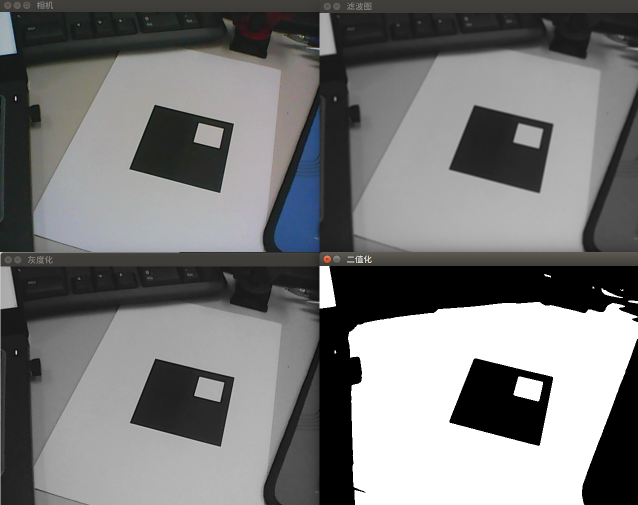
//> input picture markerAr/pic/001.png, 1275 x 1010 px, given in place of the camera (shown at 1/2 size)
$ ./v3_warpPerspective   (built with g++ and OpenCV 4)
//> lines starting //> are read from the running program, lines starting //| are printed output that depends on the picture; after the words box and inside, x2 and y2 are one past the last pixel; in counts of white or black regions, pixels touching at a corner belong together
/**
 * @file 	v3_warpPerspective.cpp， 对应与可执行文件 v3_warpPerspective
 * @brief 	顶点跟踪，透视变换.主要涉及透视变换和旋转
 * @author	wuyanminmax@gmail.com
 * @date 	2018.01.29
 */

#include <opencv2/highgui/highgui.hpp>
#include <opencv2/imgproc/imgproc.hpp>
#include <opencv2/calib3d/calib3d.hpp>
#include <iostream>
#include <vector>

using namespace cv;
using namespace std;

const int marker_width = 200;
//连接四边形四个点的函数声明.
void linkPoint(Mat image, vector<Point2f> points, Scalar color);
//sort函数用于对四边形的四个点进行排序.
void sort(vector<Point2f>& square);

int main()
{
   std::cout << "【v3_warpPerspective】 is running ……" << std::endl;

   //读取相机视频.
   VideoCapture capture(0);

   //变量定义.
   Mat image, grayImage, blurImage, threshImage;
   vector<vector<Point>> contours;             //图像轮廓contours.
   Scalar green = Scalar(0, 255, 0);
   Scalar red = Scalar(0, 0, 255);
   Scalar blue = Scalar(255, 0, 0);

   //检测相机是否调用或者占用.
   if(!capture.isOpened())
   {
       std::cout << "读取相机失败" << std::endl;
       return -1;
   }

   while(capture.grab())
   {
       //获取相机图像.
       capture >> image;
//> image is the input picture: 1010 rows x 1275 cols, CV_8UC3; mean B, G, R 119.2, 119, 118.7

       //isFind用于判断是否发现了四边形.
       int isFind = 0;

       //图像处理.
       cvtColor(image, grayImage, CV_BGR2GRAY);
       blur(grayImage, blurImage, Size(5, 5));
       threshold(blurImage, threshImage, 100, 255, THRESH_OTSU);
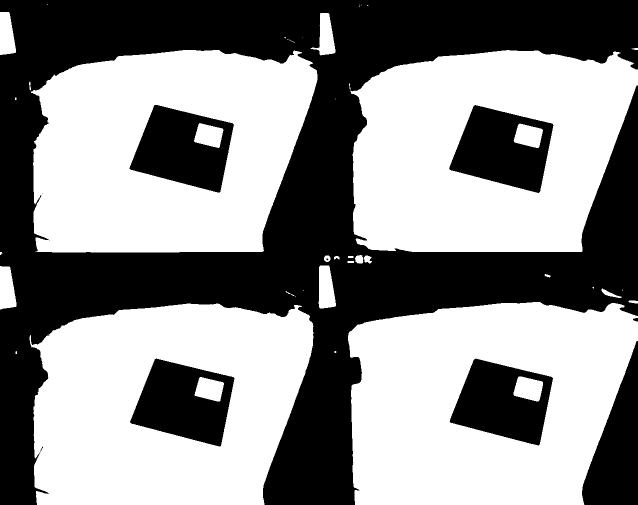
//> threshImage: 1010 rows x 1275 cols, CV_8UC1 (shown at 1/2 size); 55% white; 10 black regions (3 under 20 px)

       //提取图像的轮廓contours.
       findContours(threshImage, contours, CV_RETR_LIST, CV_CHAIN_APPROX_NONE);
//> contours = 54 contours, 26 with area under 20; largest, box (x1, y1, x2, y2) and area: (696, 604, 1275, 1010) 200320, (62, 100, 635, 505) 195354, (701, 100, 1275, 504) 194102, (59, 607, 627, 1010) 193998, (897, 209, 1108, 387) 24882
       //遍历图像的所有轮廓并描绘出来.
       for(int i = 0; i != contours.size(); ++i)
       {
           for(int j = 0; j != contours[i].size(); ++j)      //contours[i]是图像的第i条轮廓
               circle(image, contours[i][j], 1, green, -1);  //contours[i][j]是图像第i条轮廓中的第j个点.
       }
//> this loop made 54 passes
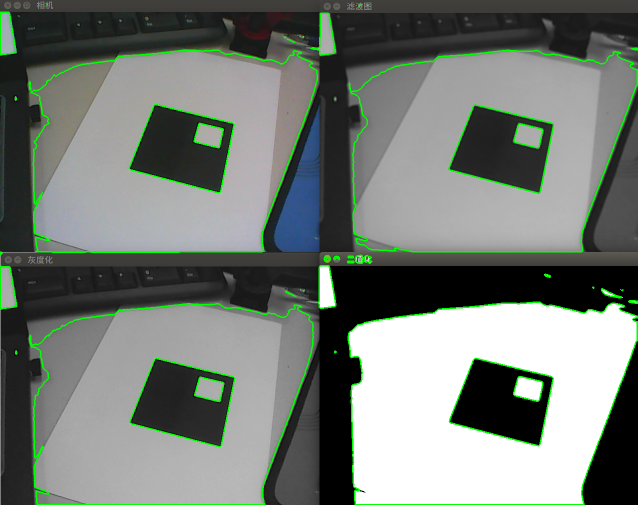
//> image: 1010 rows x 1275 cols, CV_8UC3 (shown at 1/2 size); 2.68% of pixels changed, all inside (x1, y1, x2, y2) = (0, 7, 1275, 1010)

       //定义多边形轮廓contours_poly和四边形轮廓squares.
       //不要定义在外面，因为每一帧都要开辟一个新的空间.！！！！！！！！
       vector<vector<Point> > contours_poly(contours.size());  //逼近之后的多边形轮廓contours_poly.
//> contours_poly = 54 empty contours
       vector<vector<Point2f> > squares;

       //遍历处理每一个轮廓.
       for (unsigned int i = 0; i != contours.size(); ++i)
       {
           //使用多边形近似将轮廓近似为更简单的多边形存储在contours_poly中.
           approxPolyDP(contours[i], contours_poly[i], arcLength(Mat(contours[i]), true)*0.02, true);

           //取面积足够大且为凸包的四边形作为Marker
           if( contours_poly[i].size() == 4 && fabs(contourArea(Mat(contours_poly[i]))) > 5000 && isContourConvex(Mat(contours_poly[i])))
           {
               vector<Point2f> square;         //square记录【单个】四边形轮廓的四个顶点.
               for (int j = 0; j < 4; ++j)
               {
                   square.push_back(Point2f(contours_poly[i][j].x,contours_poly[i][j].y));
               }
//                //标记出矩形的四个顶点
//                for(int j = 0; j != square.size(); ++j)
//                    circle(image, square[j], 5, color, -1);

               squares.push_back(square);      //squares记录多组四边形轮廓.

               isFind = 1;                     //将isFind置为1.
           }
       }

       if(isFind == 1)
       {
           //取第一个检测到的四边形轮廓作为跟踪目标.
           vector<Point2f> square = squares[0];
           linkPoint(image, square, green);
//> in linkPoint, `line(image, points[0], points[1], color, 3);`: image: 1010 rows x 1275 cols, CV_8UC3; 420 pixels changed, all inside (x1, y1, x2, y2) = (947, 715, 1109, 758)
//> in linkPoint, `line(image, points[1], points[2], color, 3);`: image: 1010 rows x 1275 cols, CV_8UC3; mean B, G, R 115.6, 122.5, 115.1
//> in linkPoint, `line(image, points[2], points[3], color, 3);`:
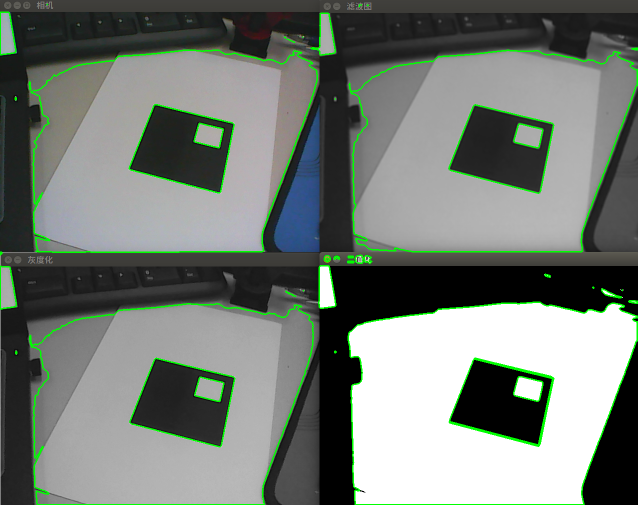
//> image: 1010 rows x 1275 cols, CV_8UC3 (shown at 1/2 size); mean B, G, R 115.6, 122.5, 115.1
//> in linkPoint, `line(image, points[3], points[0], color, 3);`: image: 1010 rows x 1275 cols, CV_8UC3; 367 pixels changed, all inside (x1, y1, x2, y2) = (897, 716, 951, 844)

           //绘出目标第一个点（左上角）以作为方向判断的依据.
           //circle(image, square[0], 5, red, 3);
           //对四边形的四个点进行顺时针排序.
           sort(square);

           //NOTE 对轮廓进行透视变换+++++++++++++++++++++++++++++++++++++++++++++++++++++++START.
           Mat marker;
           //marker_square为标记的形状，一个正方形.
           vector<Point2f> marker_square;
           marker_square.push_back(Point(0,0));                //记录下四个顶点的位置.
           marker_square.push_back(Point(marker_width-1, 0));
           marker_square.push_back(Point(marker_width-1,marker_width-1));
           marker_square.push_back(Point(0, marker_width-1));
           //返回相应四对点的变换矩阵H.
           Mat H = getPerspectiveTransform(square, marker_square);
           //原图像通过仿射变换之后得到marker.
           warpPerspective(grayImage, marker,H, Size(marker_width,marker_width));
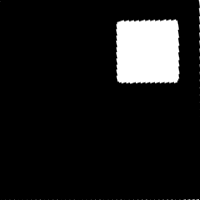
//> marker: 200 rows x 200 cols, CV_8UC1; min 0, max 255, mean 24.8
           //对变换之后的图进行二值化.
           threshold(marker, marker, 125, 255, THRESH_BINARY|THRESH_OTSU);
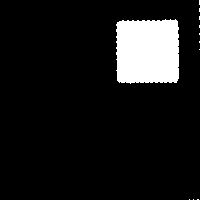
//> marker: 200 rows x 200 cols, CV_8UC1; 9.7% white; 11 white regions (10 under 20 px), largest, box (x1, y1, x2, y2) and area: (116, 19, 179, 84) 3858
           //查看仿射变换的效果.
           imshow("透视变换", marker);
           //对轮廓进行仿射变换+++++++++++++++++++++++++++++++++++++++++++++++++++++++END.

           //NOTE 标记的定位+++++++++++++++++++++++++++++++++++++++++++++++++++++++++++++START.
           //从左上角开始顺时针绘制一个正方形区域作为追踪目标.
           vector<Point> direction_point = {{50, 50} ,{150, 50},{150, 150},{50,150}};
           int direction;
           for (int i = 0; i < 4; ++i)
           {
               Point p = direction_point[i];
               //countNonZero计算非零元素的个数.以（p.x-25,p.y-25）为左上角坐标，marker_width/4为长宽的矩形.
               if (countNonZero(marker(Rect(p.x-25,p.y-25,marker_width/4,marker_width/4))) > 20)
               {   //如果符合，则该位置为白块的位置.
                   direction = i;
                   break;
               }
           }
           for (int i = 0; i < direction; ++i)
           {
               //根据方位左旋转数组.
               rotate(square.begin(), square.begin() + 1, square.end());
           }
//> this loop made 1 pass
           circle(image, square[0], 5, red, 3);
//> image: 1010 rows x 1275 cols, CV_8UC3; mean B, G, R 115.6, 122.6, 115.1
           //标记的定位+++++++++++++++++++++++++++++++++++++++++++++++++++++++++++++END.
       }

       imshow("相机", image);
       waitKey(1);
   }

   return 0;
}

/**
 * @brief 连接四个点构成轮廓
 * @param image	输入图像
 * @param points	四个点的位置
 * @param color	线条颜色
 */
void linkPoint(Mat image, vector<Point2f> points, Scalar color)
{
   line(image, points[0], points[1], color, 3);
   line(image, points[1], points[2], color, 3);
   line(image, points[2], points[3], color, 3);
   line(image, points[3], points[0], color, 3);
}

/**
 * @brief sort函数用于对四边形的四个点进行排序.
 * @param isquare 四个顶点.
 */
void sort(vector<Point2f>& square)
{
   Point2f v1 = square[1] - square[0];
   Point2f v2 = square[2] - square[0];

   double o = (v1.x * v2.y) - (v1.y * v2.x);

   if (o < 0.0)
       std::swap(square[1],square[3]);
}

$ run again, on markerAr/pic/002.png
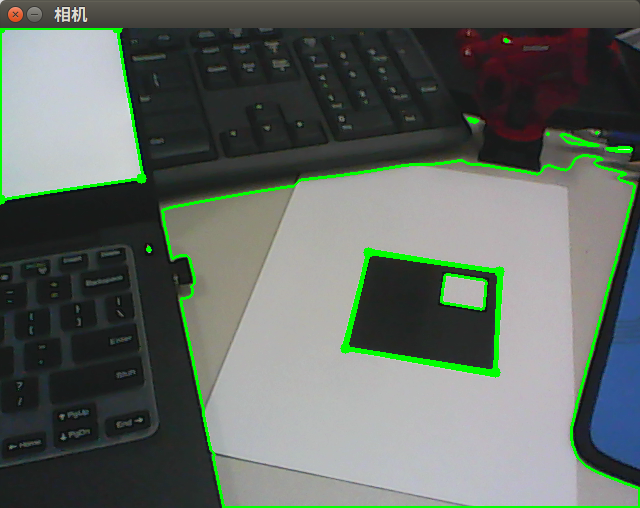
//> input picture markerAr/pic/002.png, 640 x 508 px, given in place of the camera
//> image is the input picture: 508 rows x 640 cols, CV_8UC3; mean B, G, R 98.7, 106, 97.3
//> `threshold(blurImage, threshImage, 100, 255, THRESH_OTSU);`:
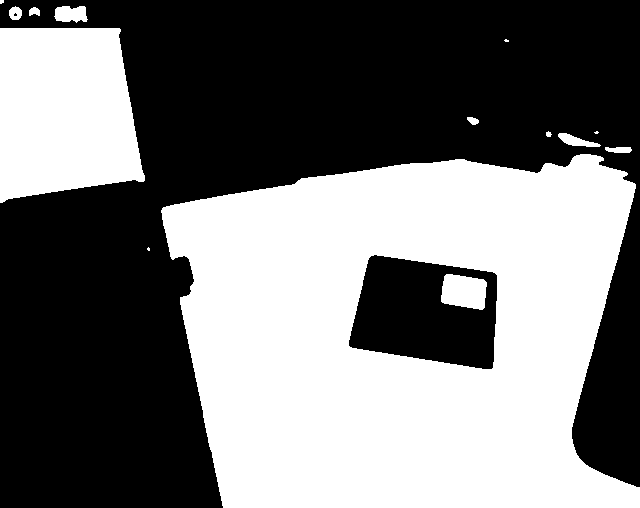
//> threshImage: 508 rows x 640 cols, CV_8UC1; 45.7% white; 14 white regions (4 under 20 px)
//> contours = 16 contours, 6 with area under 20; largest, box (x1, y1, x2, y2) and area: (161, 154, 640, 508) 137284, (0, 28, 145, 203) 21010, (348, 254, 498, 370) 13452, (441, 274, 487, 310) 1252, (54, 6, 88, 23) 409
//> the loop `for(int i = 0; i != contours.size(); ++i)` made 16 passes
//> contours_poly = 16 empty contours
//> the loop `for (unsigned int i = 0; i != contours.size(); ++i)` made 16 passes
//> the loop `for (int i = 0; i < direction; ++i)` made 1 pass
//> `circle(image, square[0], 5, red, 3);`:
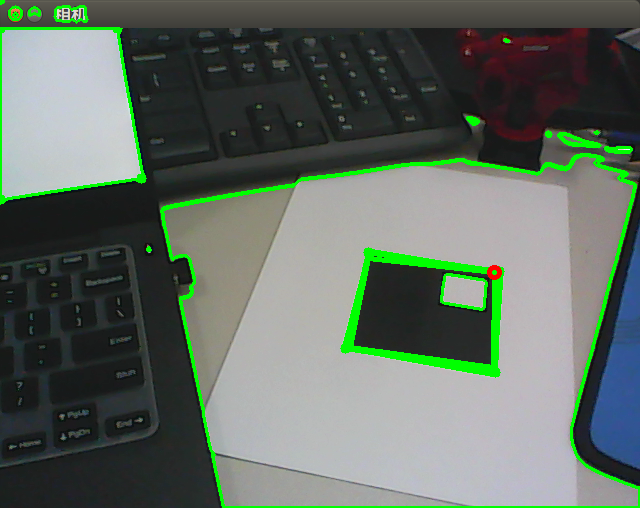
//> image: 508 rows x 640 cols, CV_8UC3; mean B, G, R 98, 107.9, 96.6

$ run again, on markerAr/pic/003.png
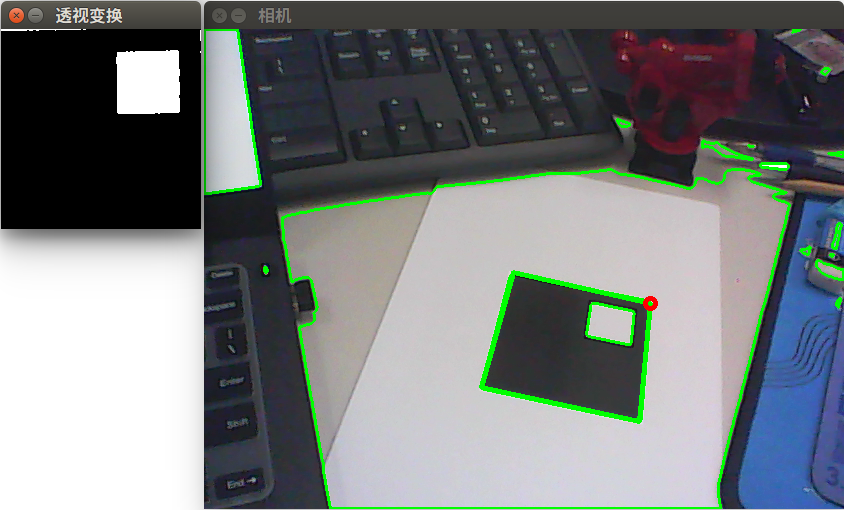
//> input picture markerAr/pic/003.png, 844 x 510 px, given in place of the camera
//> image is the input picture: 510 rows x 844 cols, CV_8UC3; mean B, G, R 124, 123.9, 118.9
//> `threshold(blurImage, threshImage, 100, 255, THRESH_OTSU);`:
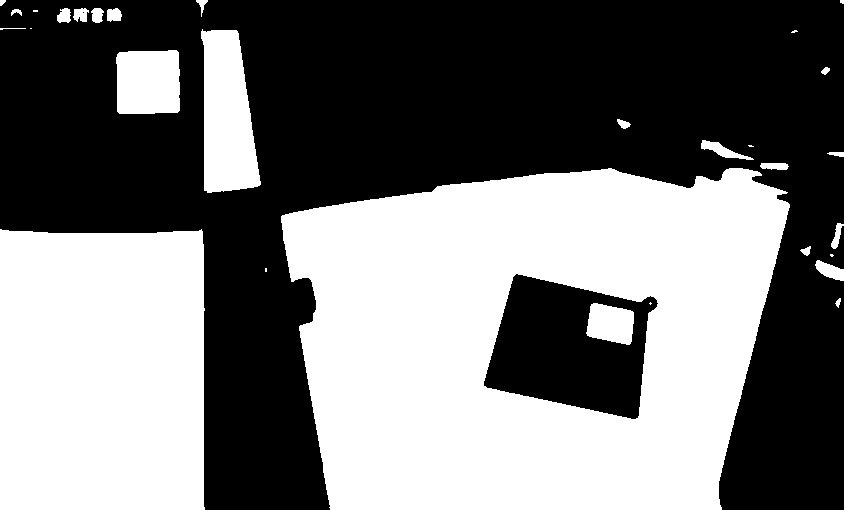
//> threshImage: 510 rows x 844 cols, CV_8UC1; 46.4% white; 30 white regions (8 under 20 px)
//> contours = 32 contours, 11 with area under 20; largest, box (x1, y1, x2, y2) and area: (281, 168, 790, 510) 144791, (0, 229, 205, 510) 56192, (483, 273, 659, 420) 17634, (201, 29, 261, 193) 7148, (116, 50, 180, 114) 3792
//> the loop `for(int i = 0; i != contours.size(); ++i)` made 32 passes
//> contours_poly = 32 empty contours
//> the loop `for (unsigned int i = 0; i != contours.size(); ++i)` made 32 passes
//> `threshold(marker, marker, 125, 255, THRESH_BINARY|THRESH_OTSU);`:
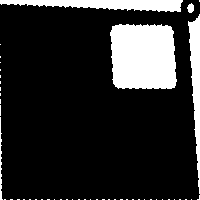
//> marker: 200 rows x 200 cols, CV_8UC1; 17% white; 49 white regions (44 under 20 px), largest, box (x1, y1, x2, y2) and area: (110, 24, 177, 89) 3980, (0, 0, 183, 12) 1448, (188, 14, 200, 194) 1099, (0, 117, 3, 200) 120, (187, 3, 194, 13) 51
//> the loop `for (int i = 0; i < direction; ++i)` made 1 pass

$ run again, on markerAr/pic/004.png
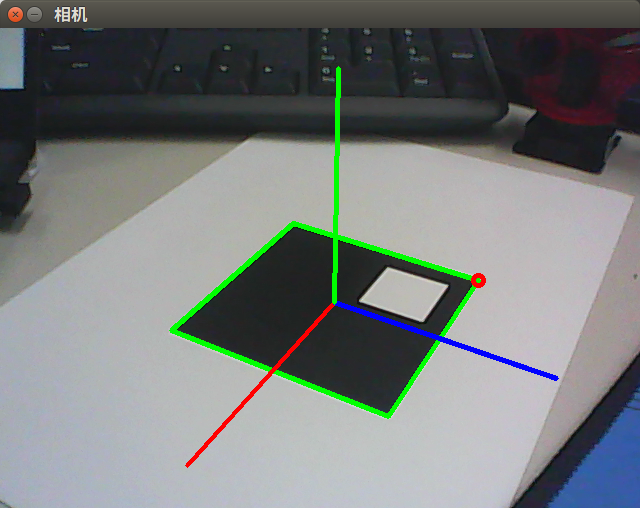
//> input picture markerAr/pic/004.png, 640 x 508 px, given in place of the camera
//> image is the input picture: 508 rows x 640 cols, CV_8UC3; mean B, G, R 122.3, 123.2, 119.1
//> `threshold(blurImage, threshImage, 100, 255, THRESH_OTSU);`:
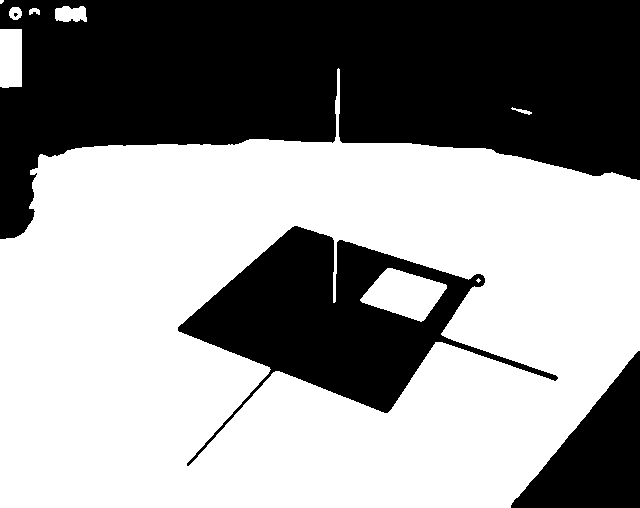
//> threshImage: 508 rows x 640 cols, CV_8UC1; 58.2% white; 4 black regions (1 under 20 px)
//> contours = 11 contours, 3 with area under 20; largest, box (x1, y1, x2, y2) and area: (0, 68, 640, 508) 215064, (177, 225, 559, 467) 32150, (360, 268, 447, 322) 2684, (0, 29, 22, 88) 1204, (55, 6, 87, 22) 384, (9, 7, 22, 20) 118, (29, 8, 40, 15) 40, (511, 107, 532, 115) 38
//> the loop `for(int i = 0; i != contours.size(); ++i)` made 11 passes
//> after the loop `for(int i = 0; i != contours.size(); ++i)`:
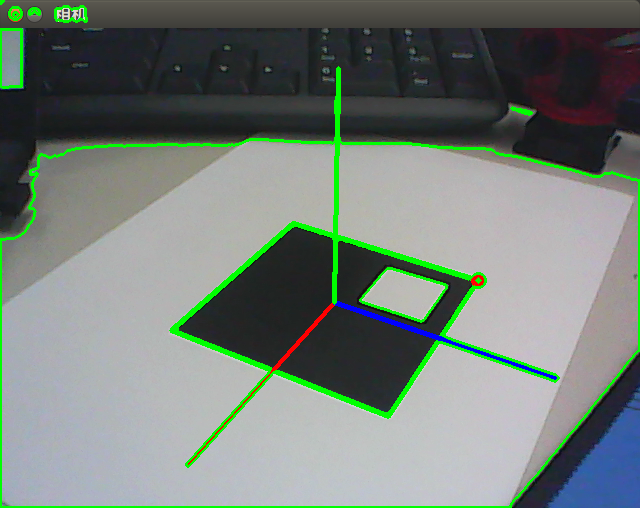
//> image: 508 rows x 640 cols, CV_8UC3; 2.35% of pixels changed, all inside (x1, y1, x2, y2) = (0, 0, 640, 508)
//> contours_poly = 11 empty contours
//> the loop `for (unsigned int i = 0; i != contours.size(); ++i)` made 11 passes
//> after the loop `for (unsigned int i = 0; i != contours.size(); ++i)`: squares = 0 point lists
